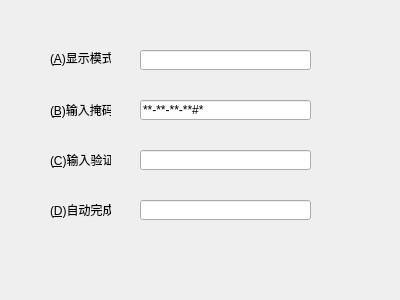
<?xml version="1.0" encoding="UTF-8"?>
<ui version="4.0">
 <class>MyWidget</class>
 <widget class="QWidget" name="MyWidget">
  <property name="geometry">
   <rect>
    <x>0</x>
    <y>0</y>
    <width>400</width>
    <height>300</height>
   </rect>
  </property>
  <property name="windowTitle">
   <string>MyWidget</string>
  </property>
  <widget class="QLabel" name="label">
   <property name="geometry">
    <rect>
     <x>50</x>
     <y>50</y>
     <width>61</width>
     <height>16</height>
    </rect>
   </property>
   <property name="text">
    <string>(&amp;A)显示模式：</string>
   </property>
   <property name="buddy">
    <cstring>lineEdit1</cstring>
   </property>
  </widget>
  <widget class="QLineEdit" name="lineEdit1">
   <property name="geometry">
    <rect>
     <x>140</x>
     <y>50</y>
     <width>171</width>
     <height>20</height>
    </rect>
   </property>
   <property name="echoMode">
    <enum>QLineEdit::Password</enum>
   </property>
  </widget>
  <widget class="QLabel" name="label_2">
   <property name="geometry">
    <rect>
     <x>50</x>
     <y>100</y>
     <width>61</width>
     <height>20</height>
    </rect>
   </property>
   <property name="text">
    <string>(&amp;B)输入掩码：</string>
   </property>
   <property name="buddy">
    <cstring>lineEdit2</cstring>
   </property>
  </widget>
  <widget class="QLineEdit" name="lineEdit2">
   <property name="geometry">
    <rect>
     <x>140</x>
     <y>100</y>
     <width>171</width>
     <height>20</height>
    </rect>
   </property>
   <property name="inputMask">
    <string>&gt;AA-90-bb-!aa\#H;*</string>
   </property>
  </widget>
  <widget class="QLabel" name="label_3">
   <property name="geometry">
    <rect>
     <x>50</x>
     <y>150</y>
     <width>61</width>
     <height>20</height>
    </rect>
   </property>
   <property name="text">
    <string>(&amp;C)输入验证：</string>
   </property>
   <property name="buddy">
    <cstring>lineEdit3</cstring>
   </property>
  </widget>
  <widget class="QLineEdit" name="lineEdit3">
   <property name="geometry">
    <rect>
     <x>140</x>
     <y>150</y>
     <width>171</width>
     <height>20</height>
    </rect>
   </property>
  </widget>
  <widget class="QLabel" name="label_4">
   <property name="geometry">
    <rect>
     <x>50</x>
     <y>200</y>
     <width>61</width>
     <height>20</height>
    </rect>
   </property>
   <property name="text">
    <string>(&amp;D)自动完成：</string>
   </property>
   <property name="buddy">
    <cstring>lineEdit4</cstring>
   </property>
  </widget>
  <widget class="QLineEdit" name="lineEdit4">
   <property name="geometry">
    <rect>
     <x>140</x>
     <y>200</y>
     <width>171</width>
     <height>20</height>
    </rect>
   </property>
  </widget>
 </widget>
 <layoutdefault spacing="6" margin="11"/>
 <resources/>
 <connections/>
</ui>
